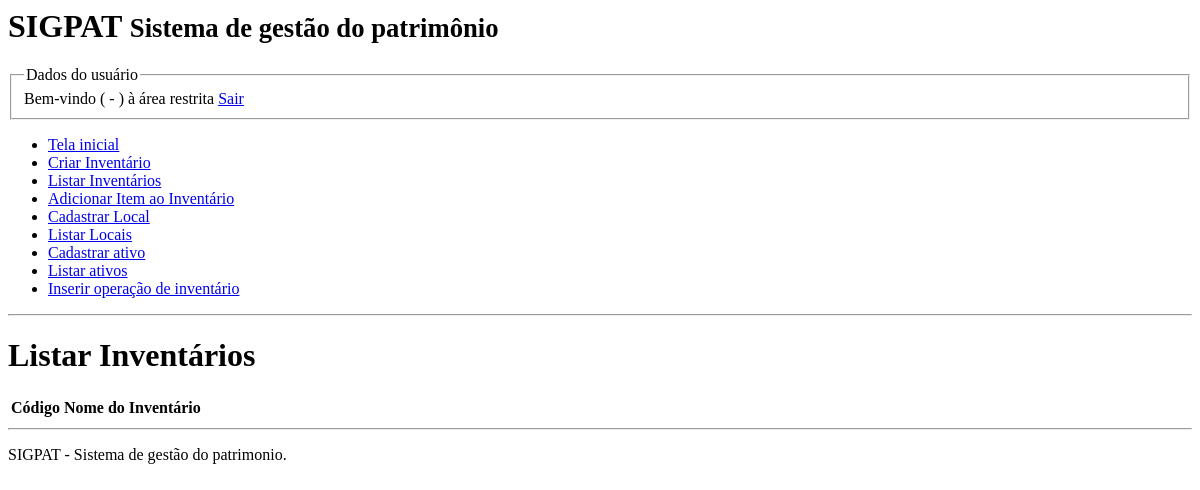
The page /modulos/inventario/lista_inventarios.php on the database as committed earlier.
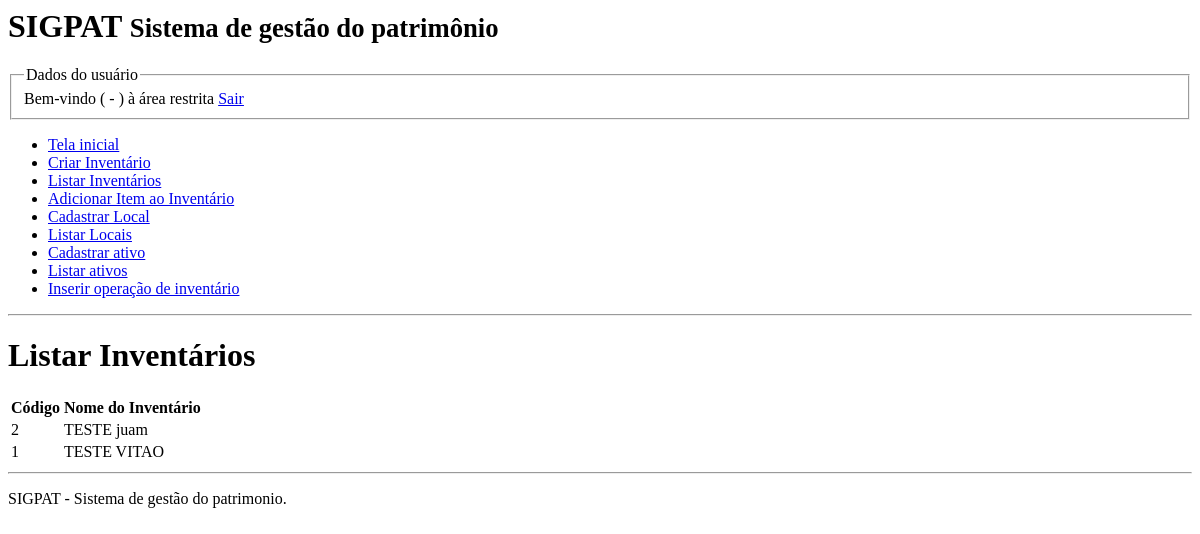
The same page on the database as committed later.
### tables this page shows
CREATE TABLE `inventarios` (
  `cod_inventario` int NOT NULL,
  `nome_inventario` varchar(45) NOT NULL
);

### DAO/MySQL.php (called while the page is built)
<?php
class Mysql extends PDO {
    private $host = "localhost";
    private $usuario="aula01tiagoas";
    private $senha="aula01tiagoas";
    private $db="aula01tiagoas";
    private $opcoes = array(PDO::ATTR_ERRMODE => PDO::ERRMODE_EXCEPTION);
    public function __construct()
    {
        $dsn = "mysql:host=" . $this->host . ";dbname=" . $this->db;
        return parent::__construct($dsn, $this->usuario, $this->senha, $this->opcoes);
    }
}

### DAO/InventarioDAO.php (called while the page is built, shortened)
<?php
class InventarioDAO {
    private $conexao;
    public function __construct()
    {
        include_once 'MySQL.php';
        $this->conexao = new Mysql();
    }
    public function getAllRows() {
        $stmt = $this->conexao->prepare("SELECT * FROM inventarios");
        $stmt->execute();
        $arr_inventarios = array();
        while ($row = $stmt->fetchObject()) {
            $arr_inventarios[] = $row;
        }
        return $arr_inventarios;
    }
}
?>

### modulos/inventario/lista_inventarios.php (the view, shortened to what this page needs)
<?php
try {
    include "../../DAO/InventarioDAO.php";
    $inventario_dao = new InventarioDAO();
    $lista_inventarios = $inventario_dao->getAllRows();
    $total_inventarios = count($lista_inventarios);
} catch (Exception $e) {
    echo $e->getMessage();
}
?>
<html>
<head>
</head>
<body>
    <?php include '../../includes/cabecalho.php' ?>
    <main>
        <h1>Listar Inventários</h1>
        <table>
            <thead>
                <tr>
                    <th>Código</th>
                    <th>Nome do Inventário</th>
                </tr>
            </thead>
            <tbody>
                <?php for ($i = 0; $i < $total_inventarios; $i++): ?>
                    <tr>
                        <td><?= $lista_inventarios[$i]->cod_inventario ?></td>
                        <td><?= $lista_inventarios[$i]->nome_inventario ?></td>
                    </tr>
                <?php endfor ?>
            </tbody>
        </table>
    </main>
    <?php include '../../includes/rodape.php' ?>
</body>
</html>

Rows that differ between the two databases and show on the page:
added inventarios: cod_inventario "2", nome_inventario "TESTE juam"
added inventarios: cod_inventario "1", nome_inventario "TESTE VITAO"
